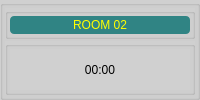
    <widget class="QGroupBox" name="groupBox_3">
     <property name="styleSheet">
      <string notr="true">background-color: rgb(208, 208, 208);</string>
     </property>
     <property name="title">
      <string/>
     </property>
     <layout class="QVBoxLayout" name="verticalLayout_8">
      <property name="spacing">
       <number>2</number>
      </property>
      <property name="margin">
       <number>2</number>
      </property>
      <item>
       <widget class="QGroupBox" name="groupBox_4">
        <property name="sizePolicy">
         <sizepolicy hsizetype="Preferred" vsizetype="Preferred">
          <horstretch>0</horstretch>
          <verstretch>1</verstretch>
         </sizepolicy>
        </property>
        <property name="title">
         <string/>
        </property>
        <layout class="QVBoxLayout" name="verticalLayout_27">
         <property name="spacing">
          <number>2</number>
         </property>
         <property name="margin">
          <number>2</number>
         </property>
         <item>
          <widget class="QLabel" name="label_2">
           <property name="styleSheet">
            <string notr="true">background-color: rgb(48, 132, 132);
color: rgb(255, 255, 0);
border-radius: 4px;
font: 12pt &quot;Alef&quot;;</string>
           </property>
           <property name="text">
            <string>ROOM 02</string>
           </property>
           <property name="alignment">
            <set>Qt::AlignCenter</set>
           </property>
          </widget>
         </item>
        </layout>
       </widget>
      </item>
      <item>
       <widget class="QGroupBox" name="box2">
        <property name="sizePolicy">
         <sizepolicy hsizetype="Preferred" vsizetype="Preferred">
          <horstretch>0</horstretch>
          <verstretch>3</verstretch>
         </sizepolicy>
        </property>
        <property name="font">
         <font>
          <pointsize>15</pointsize>
         </font>
        </property>
        <property name="title">
         <string/>
        </property>
        <property name="alignment">
         <set>Qt::AlignCenter</set>
        </property>
        <layout class="QVBoxLayout" name="verticalLayout_29">
         <property name="spacing">
          <number>2</number>
         </property>
         <property name="margin">
          <number>2</number>
         </property>
         <item>
          <widget class="QLabel" name="label2">
           <property name="sizePolicy">
            <sizepolicy hsizetype="Preferred" vsizetype="Preferred">
             <horstretch>0</horstretch>
             <verstretch>4</verstretch>
            </sizepolicy>
           </property>
           <property name="styleSheet">
            <string notr="true">font: 26pt &quot;MS Shell Dlg 2&quot;;</string>
           </property>
           <property name="text">
            <string>00:00</string>
           </property>
           <property name="alignment">
            <set>Qt::AlignCenter</set>
           </property>
          </widget>
         </item>
        </layout>
       </widget>
      </item>
     </layout>
    </widget>
